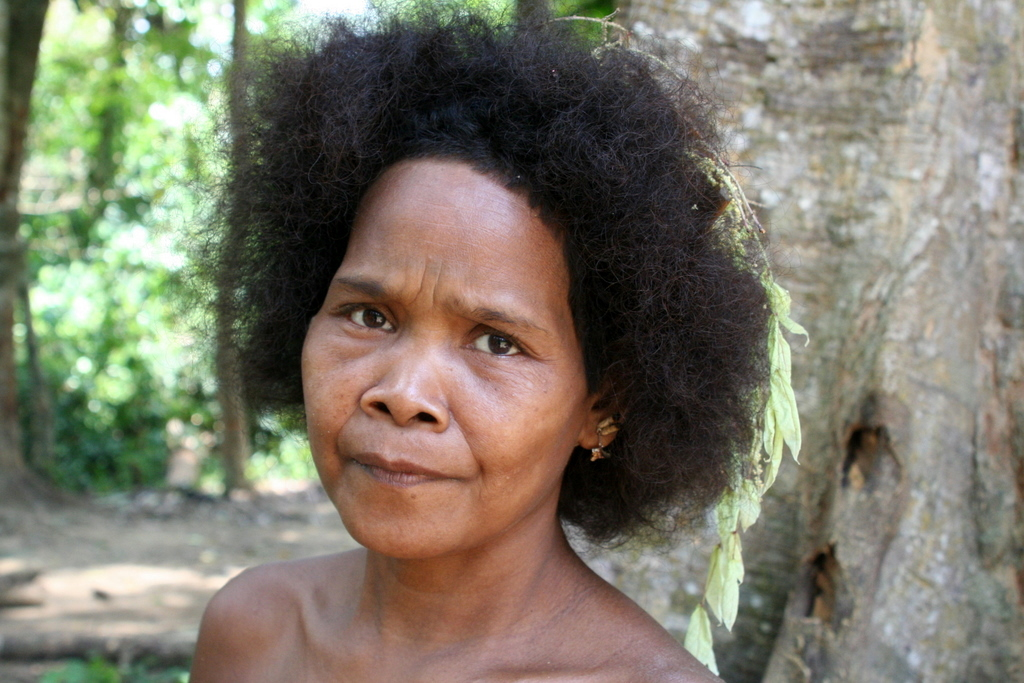
#> input picture afrika.jpg, 1024 x 683 px
$ python 'Gaussian lowpass filter dan ideal highpass filter.py'
#> lines starting #> are read from the running program, lines starting #| are printed output that depends on the picture; after the words box and inside, x2 and y2 are one past the last pixel; in counts of white or black regions, pixels touching at a corner belong together
import cv2
import numpy as np

def gaussian_lowpass_filter(image, sigma):
    rows, cols = image.shape
    dft = np.fft.fft2(image)
    dft_shift = np.fft.fftshift(dft)
    H = np.zeros((rows, cols))
    for i in range(rows):
        for j in range(cols):
            H[i,j] = np.exp(-((i-rows//2)**2 + (j-cols//2)**2)/(2*sigma**2))
    G = np.multiply(dft_shift, H)
    g = np.fft.ifft2(np.fft.ifftshift(G))
    return np.abs(g)

def ideal_highpass_filter(image, cutoff):
    rows, cols = image.shape
    dft = np.fft.fft2(image)
    dft_shift = np.fft.fftshift(dft)
    H = np.zeros((rows, cols))
    for i in range(rows):
        for j in range(cols):
            distance = np.sqrt((i-rows//2)**2 + (j-cols//2)**2)
            if distance > cutoff:
                H[i,j] = 1
    G = np.multiply(dft_shift, H)
    g = np.fft.ifft2(np.fft.ifftshift(G))
    return np.abs(g)

# Load the input image
image = cv2.imread('afrika.jpg', 0)
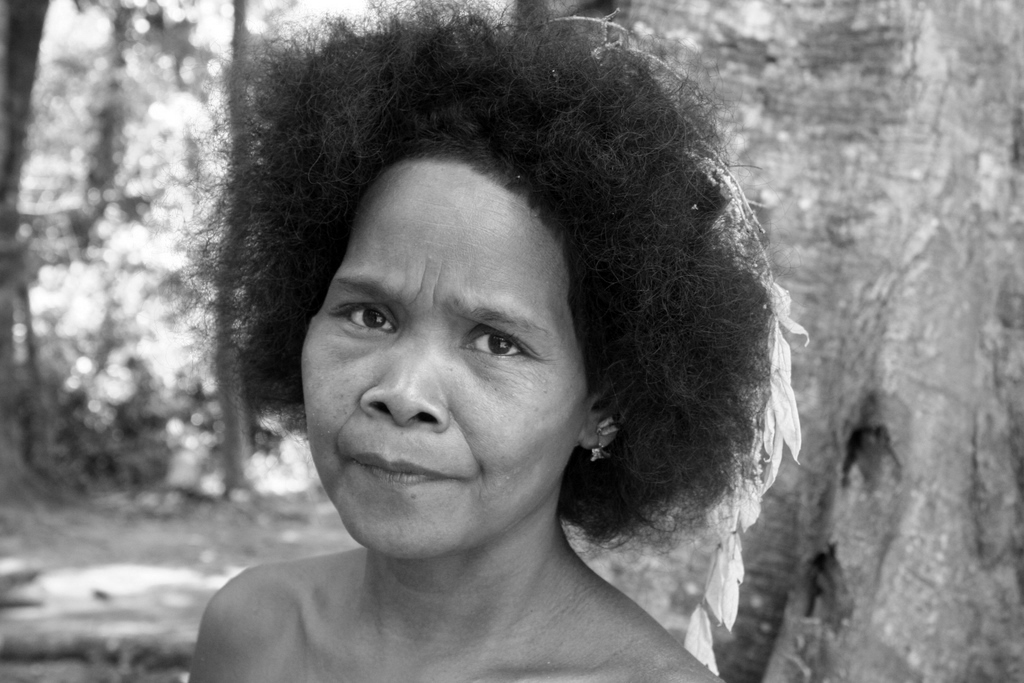
#> image: shape (683, 1024); min 0, max 255, mean 120.8

# Apply Gaussian lowpass filter with sigma=10
filtered_image = gaussian_lowpass_filter(image, 10)
#> after the loop in gaussian_lowpass_filter, `for i in range(rows):`:
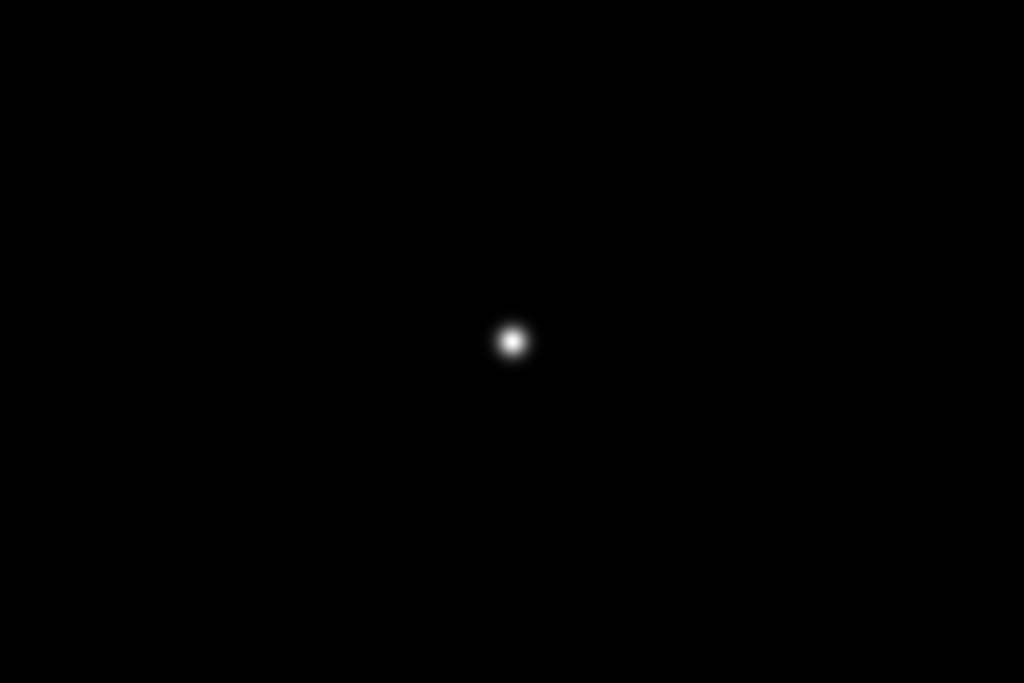
#> H: shape (683, 1024) float64; min 0, max 1, mean 0.000898
#> in gaussian_lowpass_filter, `return np.abs(g)`:
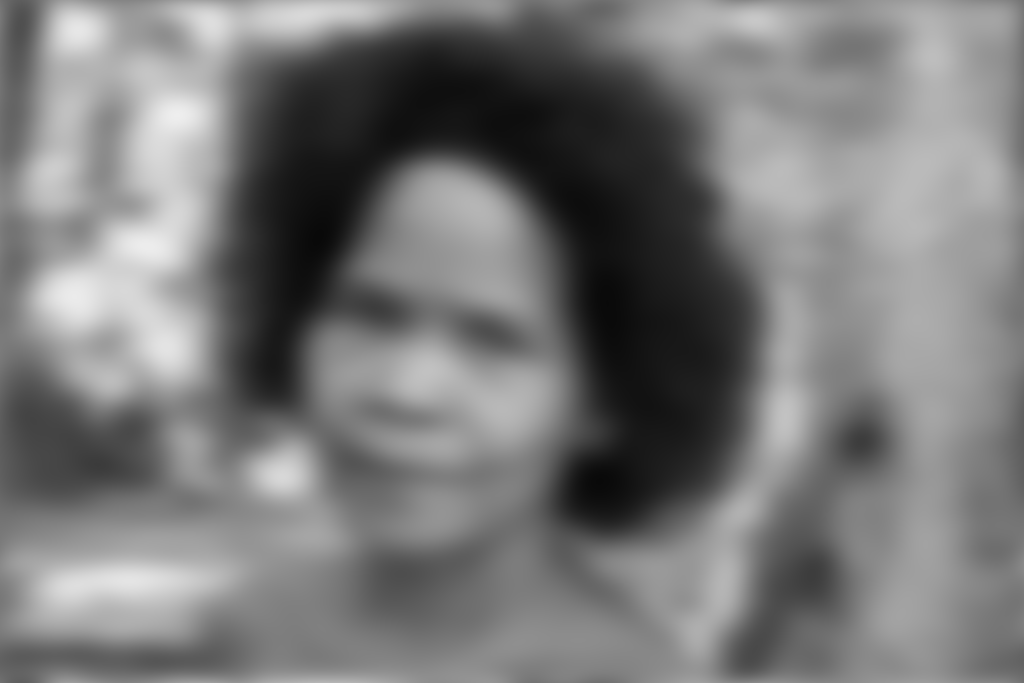
#> returned value: shape (683, 1024) float64; min 9.46, max 238.3, mean 120.8

# Apply Ideal highpass filter with cutoff=50
filtered_image = ideal_highpass_filter(image, 50)
#> after the loop in ideal_highpass_filter, `for i in range(rows):`:
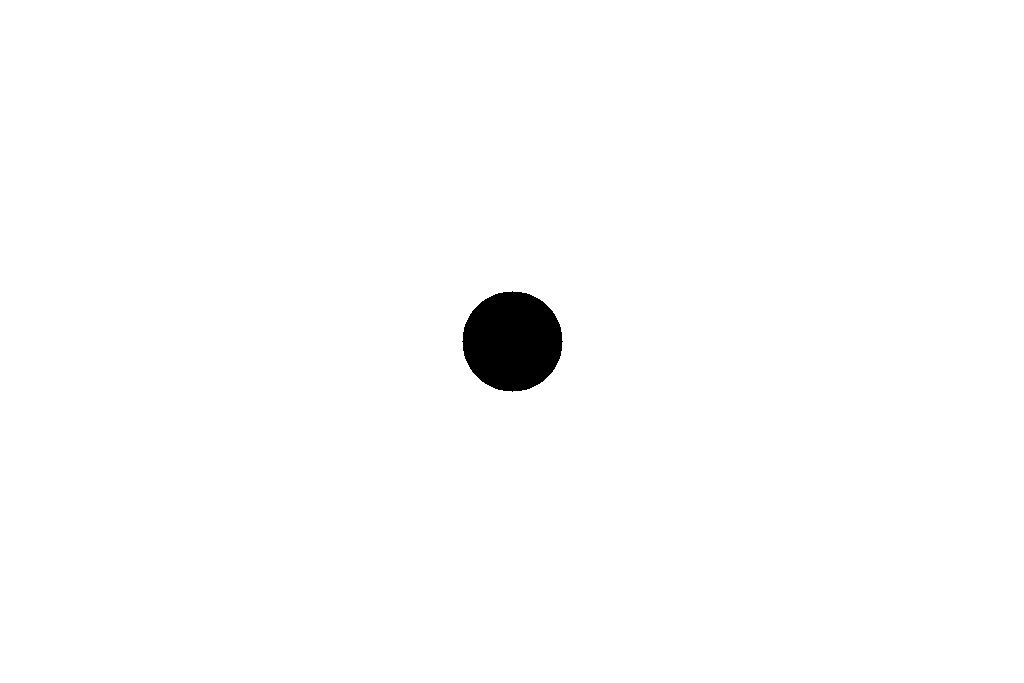
#> H: shape (683, 1024) float64; values 0 (black) and 1 (white), 98.9% white; 1 black region, box (x1, y1, x2, y2) and area: (462, 291, 563, 392) 7845
#> in ideal_highpass_filter, `return np.abs(g)`:
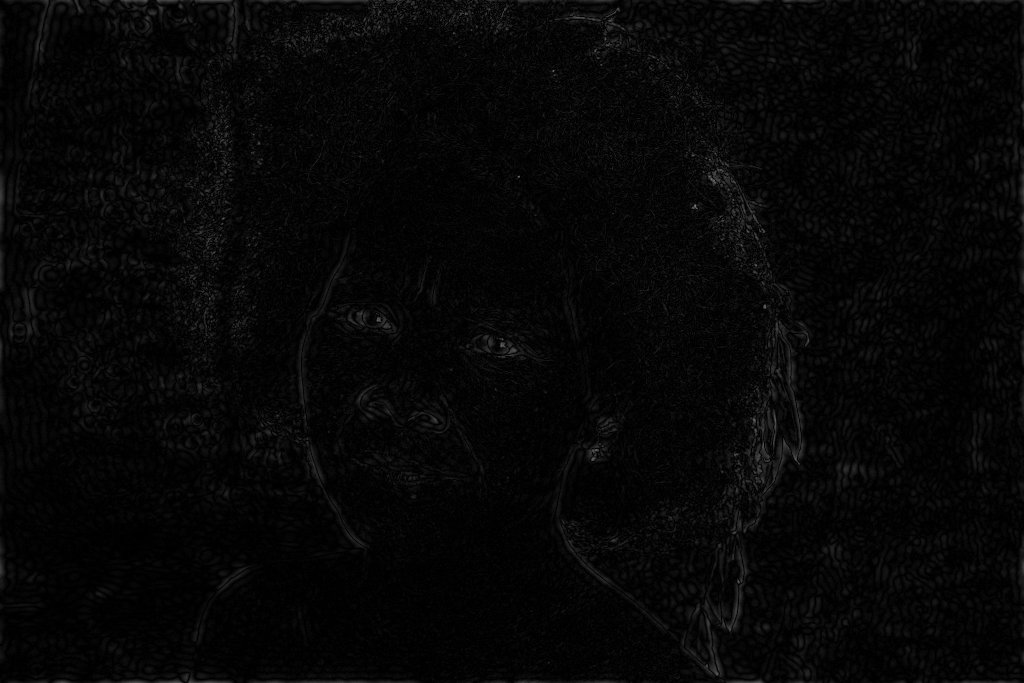
#> returned value: shape (683, 1024) float64; min 3.64e-06, max 129.4, mean 6.8

# Display the original and filtered images
cv2.imshow('Original Image', image)
cv2.imshow('Filtered Image', filtered_image)
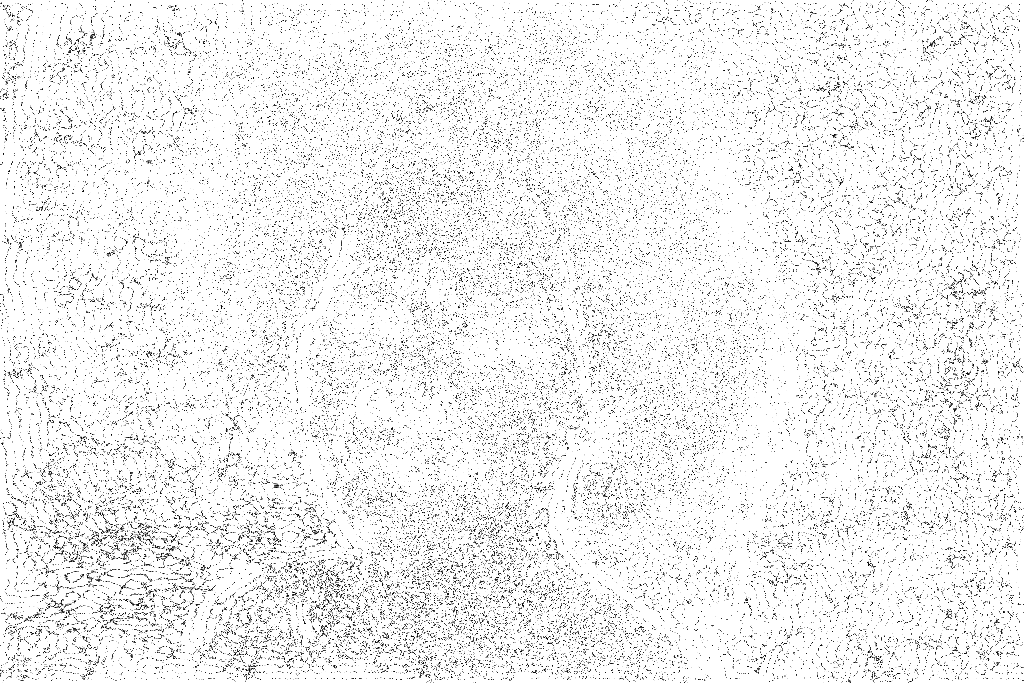
#> window 'Filtered Image': shape (683, 1024); min 0, max 255, mean 239.6
cv2.waitKey(0)
cv2.destroyAllWindows()

$ run again, with 1.jpg copied over afrika.jpg
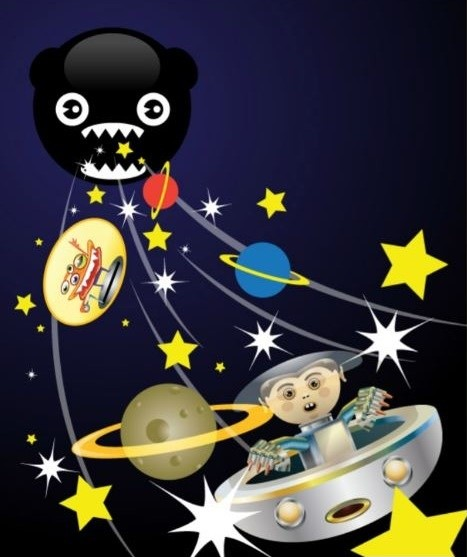
#> input picture 1.jpg, 467 x 557 px
#> after the loop in ideal_highpass_filter, `for i in range(rows):`:
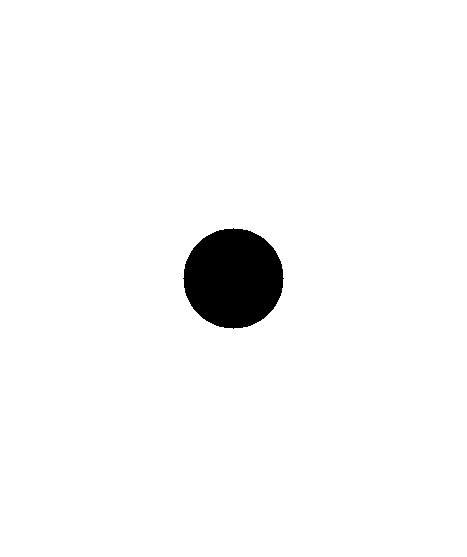
#> H: shape (557, 467) float64; values 0 (black) and 1 (white), 97% white; 1 black region, box (x1, y1, x2, y2) and area: (183, 228, 284, 329) 7845
#> `cv2.imshow('Filtered Image', filtered_image)`:
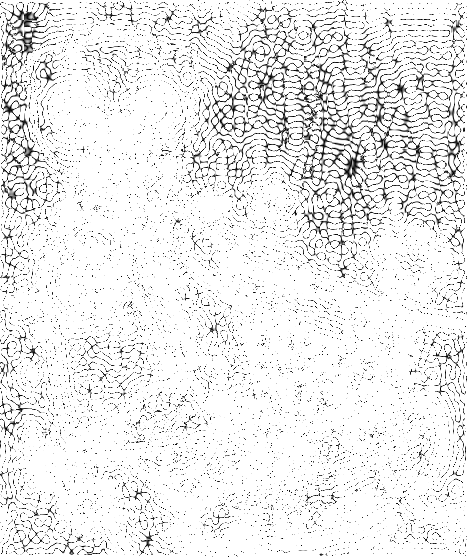
#> window 'Filtered Image': shape (557, 467); min 0, max 255, mean 235.2

$ run again, with asep.jpg copied over afrika.jpg
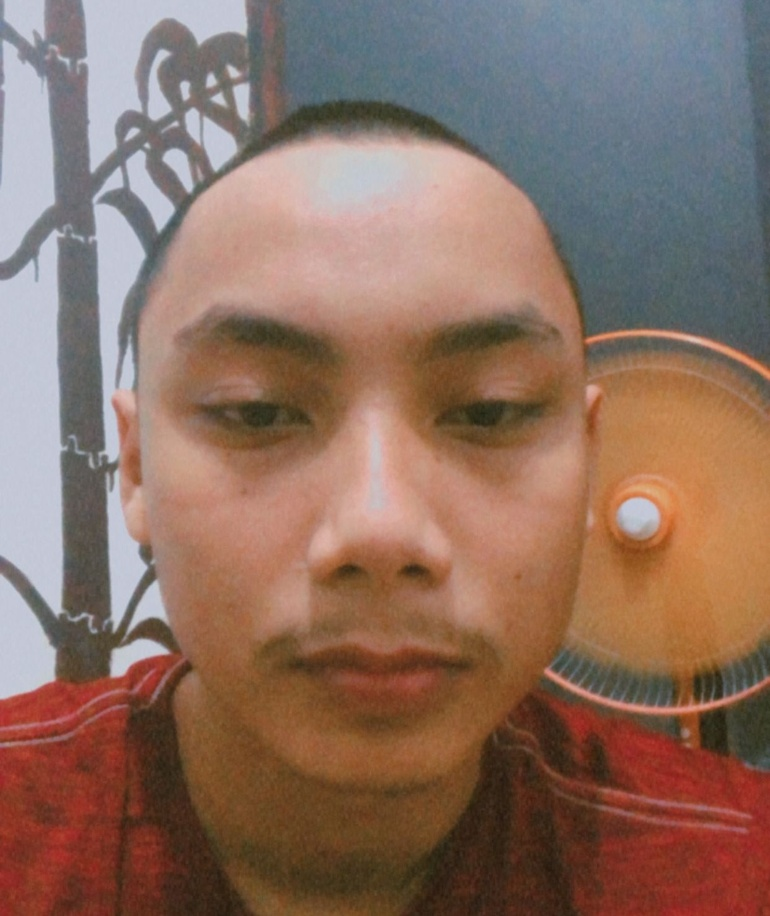
#> input picture asep.jpg, 770 x 916 px, shrunk from 1242 x 1477 before the run
#> after the loop in ideal_highpass_filter, `for i in range(rows):`:
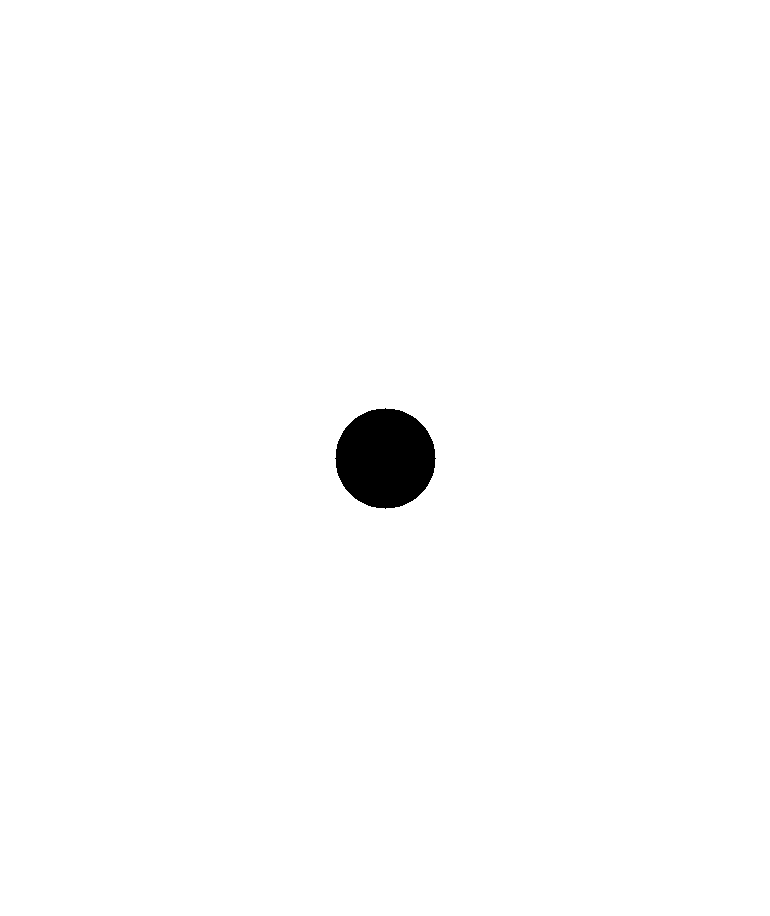
#> H: shape (916, 770) float64; values 0 (black) and 1 (white), 98.9% white; 1 black region, box (x1, y1, x2, y2) and area: (335, 408, 436, 509) 7845
#> `cv2.imshow('Filtered Image', filtered_image)`:
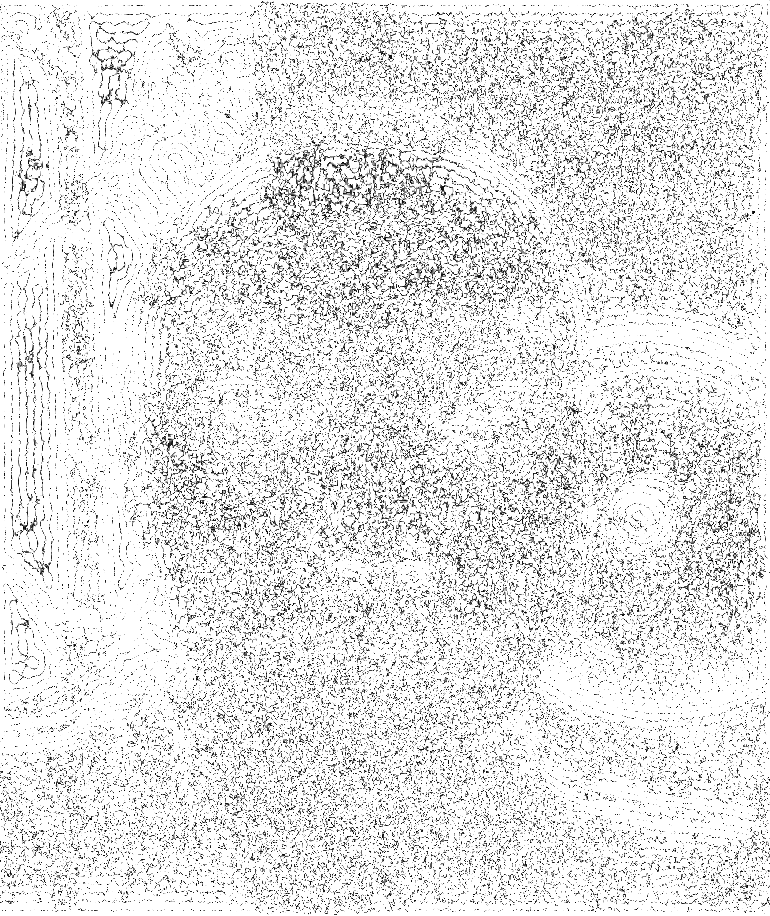
#> window 'Filtered Image': shape (916, 770); min 0, max 255, mean 227.6
